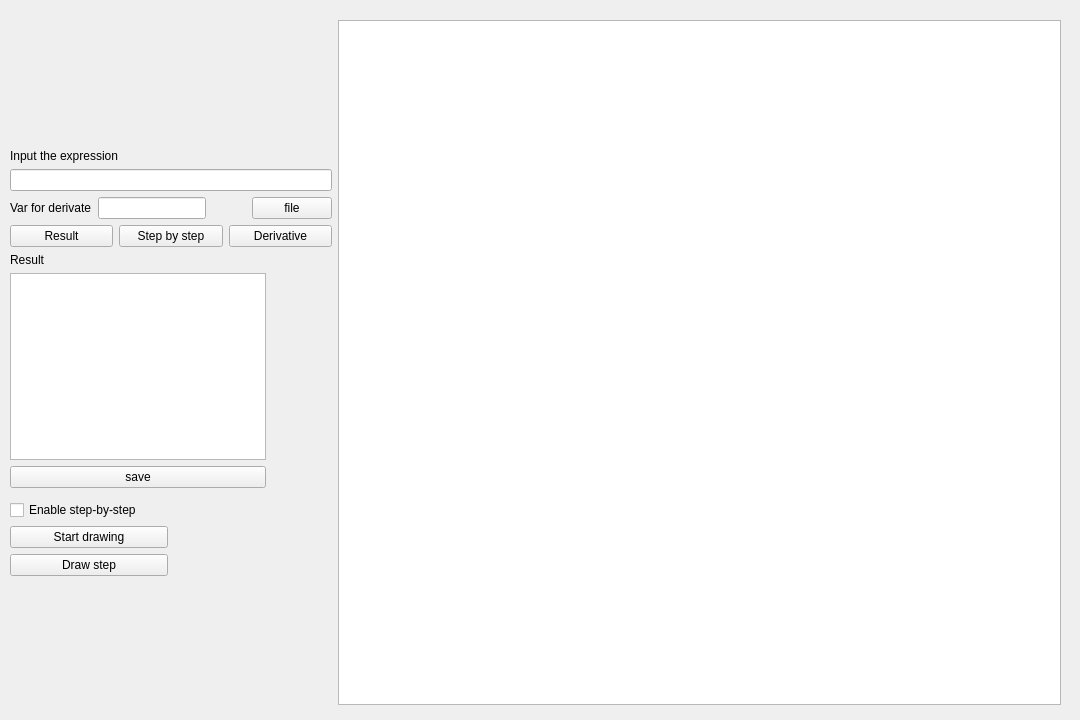
<?xml version="1.0" encoding="UTF-8"?>
<ui version="4.0">
 <class>MainWindow</class>
 <widget class="QMainWindow" name="MainWindow">
  <property name="geometry">
   <rect>
    <x>0</x>
    <y>0</y>
    <width>1080</width>
    <height>720</height>
   </rect>
  </property>
  <property name="minimumSize">
   <size>
    <width>1080</width>
    <height>720</height>
   </size>
  </property>
  <property name="maximumSize">
   <size>
    <width>1082</width>
    <height>720</height>
   </size>
  </property>
  <property name="windowTitle">
   <string>MainWindow</string>
  </property>
  <widget class="QWidget" name="centralwidget">
   <widget class="QWidget" name="layoutWidget">
    <property name="geometry">
     <rect>
      <x>10</x>
      <y>20</y>
      <width>1051</width>
      <height>685</height>
     </rect>
    </property>
    <layout class="QGridLayout" name="gridLayout_2">
     <item row="0" column="0">
      <spacer name="verticalSpacer">
       <property name="orientation">
        <enum>Qt::Vertical</enum>
       </property>
       <property name="sizeHint" stdset="0">
        <size>
         <width>20</width>
         <height>128</height>
        </size>
       </property>
      </spacer>
     </item>
     <item row="6" column="1">
      <spacer name="verticalSpacer_2">
       <property name="orientation">
        <enum>Qt::Vertical</enum>
       </property>
       <property name="sizeHint" stdset="0">
        <size>
         <width>20</width>
         <height>128</height>
        </size>
       </property>
      </spacer>
     </item>
     <item row="1" column="0" colspan="2">
      <layout class="QGridLayout" name="gridLayout">
       <item row="0" column="0" colspan="2">
        <layout class="QVBoxLayout" name="verticalLayout_3">
         <item>
          <layout class="QVBoxLayout" name="verticalLayout_2">
           <item>
            <widget class="QLabel" name="label_2">
             <property name="text">
              <string>Input the expression</string>
             </property>
            </widget>
           </item>
           <item>
            <widget class="QLineEdit" name="inputLine"/>
           </item>
           <item>
            <layout class="QHBoxLayout" name="horizontalLayout_2">
             <item>
              <widget class="QLabel" name="label">
               <property name="text">
                <string>Var for derivate</string>
               </property>
              </widget>
             </item>
             <item>
              <widget class="QLineEdit" name="variableInput">
               <property name="text">
                <string/>
               </property>
              </widget>
             </item>
             <item>
              <spacer name="horizontalSpacer">
               <property name="orientation">
                <enum>Qt::Horizontal</enum>
               </property>
               <property name="sizeHint" stdset="0">
                <size>
                 <width>40</width>
                 <height>20</height>
                </size>
               </property>
              </spacer>
             </item>
             <item>
              <widget class="QPushButton" name="fileInput">
               <property name="text">
                <string>file</string>
               </property>
              </widget>
             </item>
            </layout>
           </item>
          </layout>
         </item>
         <item>
          <layout class="QHBoxLayout" name="horizontalLayout">
           <item>
            <widget class="QPushButton" name="resultButton">
             <property name="text">
              <string>Result</string>
             </property>
            </widget>
           </item>
           <item>
            <widget class="QPushButton" name="stepButton">
             <property name="text">
              <string>Step by step</string>
             </property>
            </widget>
           </item>
           <item>
            <widget class="QPushButton" name="deriativeButton">
             <property name="text">
              <string>Derivative</string>
             </property>
            </widget>
           </item>
          </layout>
         </item>
        </layout>
       </item>
       <item row="1" column="0">
        <layout class="QVBoxLayout" name="verticalLayout_4">
         <item>
          <widget class="QLabel" name="label_3">
           <property name="text">
            <string>Result</string>
           </property>
          </widget>
         </item>
         <item>
          <layout class="QVBoxLayout" name="verticalLayout">
           <item>
            <widget class="QTextEdit" name="resultWindow"/>
           </item>
           <item>
            <widget class="QPushButton" name="fileOutput">
             <property name="text">
              <string>save</string>
             </property>
            </widget>
           </item>
          </layout>
         </item>
        </layout>
       </item>
       <item row="1" column="1">
        <spacer name="horizontalSpacer_2">
         <property name="orientation">
          <enum>Qt::Horizontal</enum>
         </property>
         <property name="sizeHint" stdset="0">
          <size>
           <width>40</width>
           <height>20</height>
          </size>
         </property>
        </spacer>
       </item>
      </layout>
     </item>
     <item row="4" column="0">
      <widget class="QPushButton" name="drawButton">
       <property name="text">
        <string>Start drawing</string>
       </property>
      </widget>
     </item>
     <item row="0" column="2" rowspan="7">
      <widget class="QGraphicsView" name="graphicsView"/>
     </item>
     <item row="3" column="0">
      <widget class="QCheckBox" name="checkBox">
       <property name="text">
        <string>Enable step-by-step</string>
       </property>
      </widget>
     </item>
     <item row="5" column="0">
      <widget class="QPushButton" name="stepDraw">
       <property name="text">
        <string>Draw step</string>
       </property>
      </widget>
     </item>
    </layout>
   </widget>
  </widget>
 </widget>
 <resources/>
 <connections/>
</ui>
